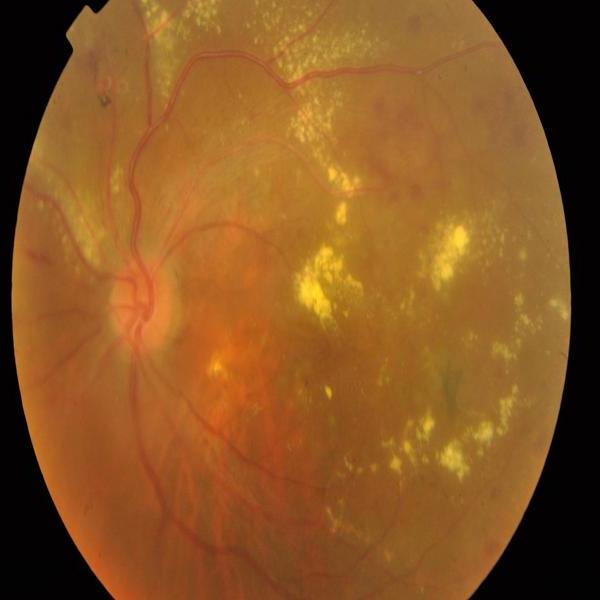
#> input picture backend/uploads/left-fundus-47f28f420c864714a95dd97629523a1c.png, 600 x 600 px
$ python -i fundus_prep.py   (imports and definitions only)
#> lines starting #> are read from the running program, lines starting #| are printed output that depends on the picture; after the words box and inside, x2 and y2 are one past the last pixel; in counts of white or black regions, pixels touching at a corner belong together
#> further down, picture is the input picture: shape (600, 600, 3); mean B, G, R 35.7, 86.2, 137.1
"""Shared fundus preprocessing for training and inference.

The default path deliberately preserves RGB colour.  Green-channel-only
preprocessing is useful for some lesion-segmentation experiments, but it throws
away colour information that a pretrained grading backbone expects.
"""

from __future__ import annotations

import argparse
import glob
import os
from concurrent.futures import ProcessPoolExecutor
from pathlib import Path
from typing import Iterable, Tuple

import cv2
import numpy as np
from tqdm import tqdm


BLACK_THRESHOLD = 10
CROP_MARGIN_RATIO = 0.03
MIN_FUNDUS_AREA_RATIO = 0.20


# [19 lines left out: function crop_image_from_gray, not called in this run]


def crop_fundus_rgb(image_rgb: np.ndarray) -> np.ndarray:
    """Crop the retinal field using the contour logic used by rgb_crop_512."""
    if image_rgb is None or image_rgb.size == 0:
        raise ValueError("Fundus image is empty")
    if image_rgb.ndim != 3 or image_rgb.shape[2] != 3:
        raise ValueError(f"Expected HxWx3 RGB image, received {image_rgb.shape}")

    height, width = image_rgb.shape[:2]
#> height = 600; width = 600
    gray = cv2.cvtColor(image_rgb, cv2.COLOR_RGB2GRAY)
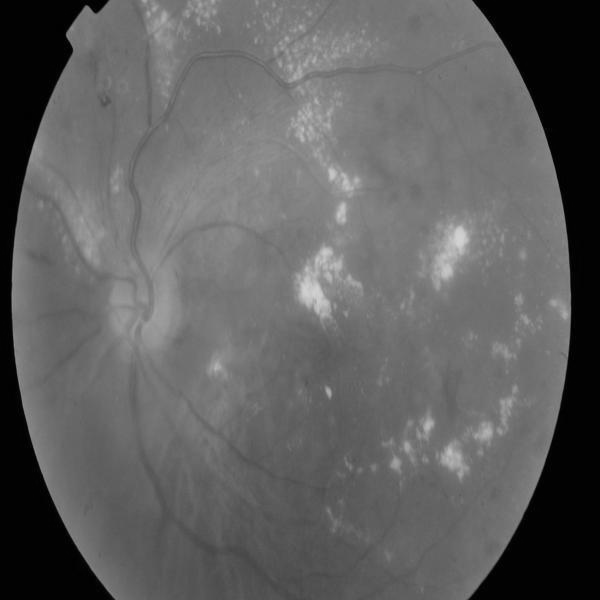
#> gray: shape (600, 600); min 0, max 211, mean 95.7
    _, mask = cv2.threshold(gray, BLACK_THRESHOLD, 255, cv2.THRESH_BINARY)
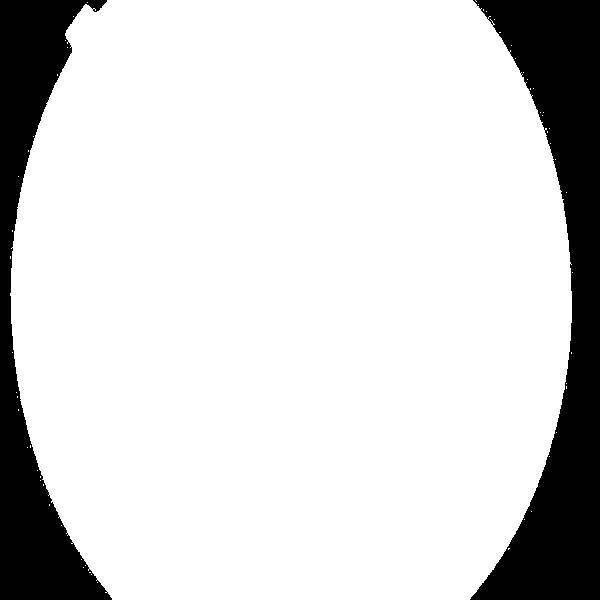
#> mask: shape (600, 600); 83.5% white; 2 black regions, box (x1, y1, x2, y2) and area: (470, 0, 600, 600) 35264, (0, 0, 112, 600) 24072
    kernel = np.ones((5, 5), np.uint8)
    mask = cv2.morphologyEx(mask, cv2.MORPH_CLOSE, kernel)
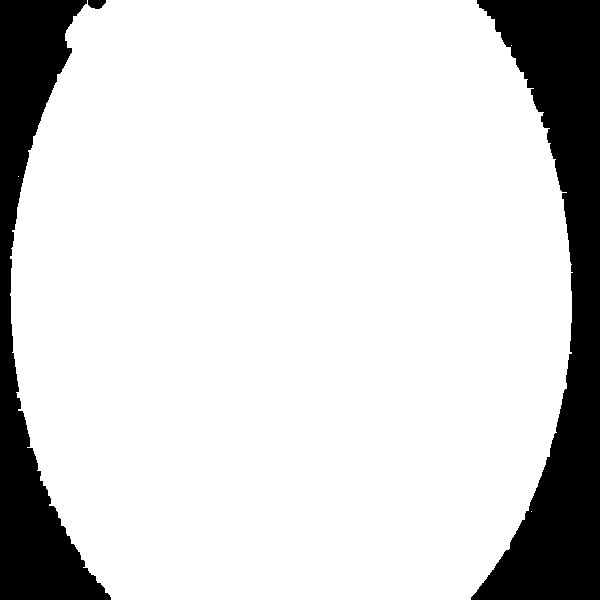
#> mask: shape (600, 600); 83.7% white; 3 black regions, box (x1, y1, x2, y2) and area: (471, 0, 600, 600) 35019, (0, 0, 111, 600) 23704, (88, 0, 106, 9) 129
    mask = cv2.morphologyEx(mask, cv2.MORPH_OPEN, kernel)
#> mask: shape (600, 600); 83.6% white; 2 black regions
    contours, _ = cv2.findContours(mask, cv2.RETR_EXTERNAL, cv2.CHAIN_APPROX_SIMPLE)
#> contours = 1 contour; box (x1, y1, x2, y2) and area: (11, 0, 572, 600) 300049
    if not contours:
        return image_rgb.copy()

    contour = max(contours, key=cv2.contourArea)
#> contour = contour of 534 points, box (x1, y1, x2, y2) (11, 0, 572, 600), area 300049
    if cv2.contourArea(contour) < MIN_FUNDUS_AREA_RATIO * height * width:
        return image_rgb.copy()

    x, y, crop_width, crop_height = cv2.boundingRect(contour)
#> x = 11; y = 0; crop_width = 561; crop_height = 600
    margin = int(round(max(crop_width, crop_height) * CROP_MARGIN_RATIO))
#> margin = 18
    return image_rgb[
        max(0, y - margin) : min(height, y + crop_height + margin),
        max(0, x - margin) : min(width, x + crop_width + margin),
    ].copy()
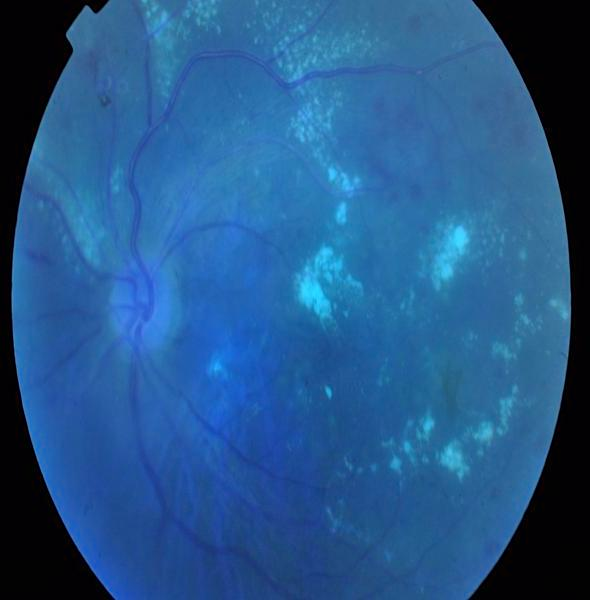
#> returned value: shape (600, 590, 3); mean of channels 0, 1, 2 139.4, 87.6, 36.2; drawn as B, G, R


def resize_with_padding_rgb(
    image_rgb: np.ndarray, target_size: int = 512
) -> np.ndarray:
    """Resize an RGB image without distortion and pad it to a square."""
#> called with target_size = 512
    height, width = image_rgb.shape[:2]
#> height = 600; width = 590
    if height == 0 or width == 0:
        raise ValueError("Fundus crop is empty")
    scale = min(target_size / width, target_size / height)
#> scale = 0.853
    new_width = max(1, int(round(width * scale)))
#> new_width = 503
    new_height = max(1, int(round(height * scale)))
#> new_height = 512
    resized = cv2.resize(
        image_rgb, (new_width, new_height), interpolation=cv2.INTER_AREA
    )
    canvas = np.zeros((target_size, target_size, 3), dtype=np.uint8)
    left = (target_size - new_width) // 2
#> left = 4
    top = (target_size - new_height) // 2
#> top = 0
    canvas[top : top + new_height, left : left + new_width] = resized
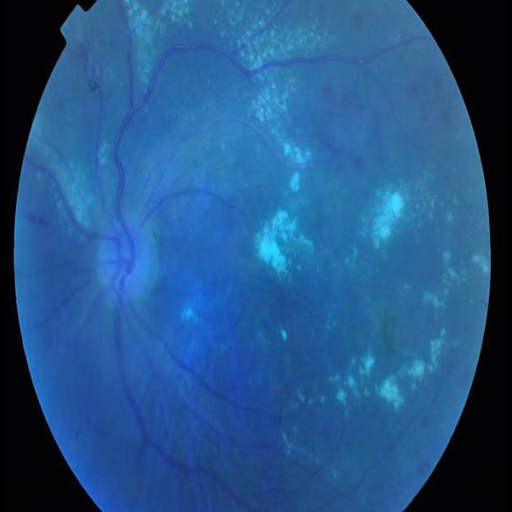
#> canvas: shape (512, 512, 3); mean of channels 0, 1, 2 137, 86.1, 35.6; drawn as B, G, R
    return canvas


def preprocess_rgb_crop_512_from_bgr(image_bgr: np.ndarray) -> np.ndarray:
    """Reproduce the teacher model's colour-preserving rgb_crop_512 input."""
    if image_bgr is None or image_bgr.size == 0:
        raise ValueError("Fundus image is empty")
    image_rgb = cv2.cvtColor(image_bgr, cv2.COLOR_BGR2RGB)
    return resize_with_padding_rgb(crop_fundus_rgb(image_rgb), 512)


# [90 lines left out: functions ben_graham_enhance, preprocess_fundus_array, preprocess_fundus_image, _process_single_file, _find_images, batch_process, not called in this run]


# [25 lines not run here, left out]

>>> import cv2
>>> picture = cv2.imread('../../backend/uploads/left-fundus-47f28f420c864714a95dd97629523a1c.png')
>>> result = preprocess_rgb_crop_512_from_bgr(picture)

$ run again, on backend/uploads/left-fundus-969f445327a9411bb69ceaef3df9c878.png
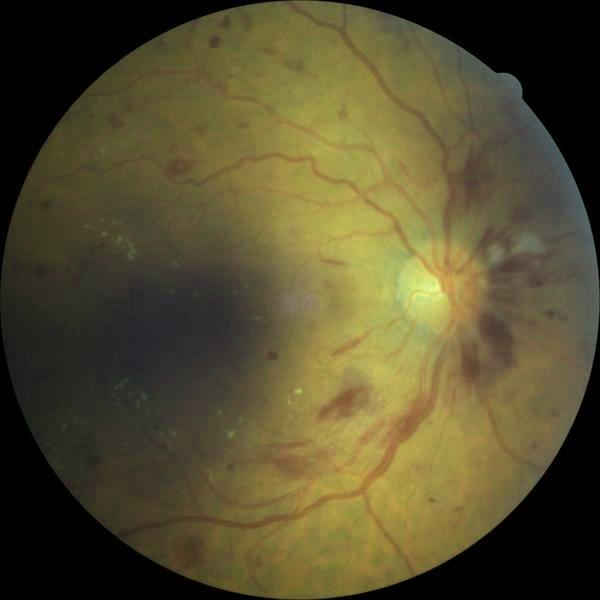
#> input picture backend/uploads/left-fundus-969f445327a9411bb69ceaef3df9c878.png, 600 x 600 px
#> picture is the input picture: shape (600, 600, 3); mean B, G, R 47.5, 79.1, 86.8
#> in crop_fundus_rgb, `mask = cv2.morphologyEx(mask, cv2.MORPH_CLOSE, kernel)`:
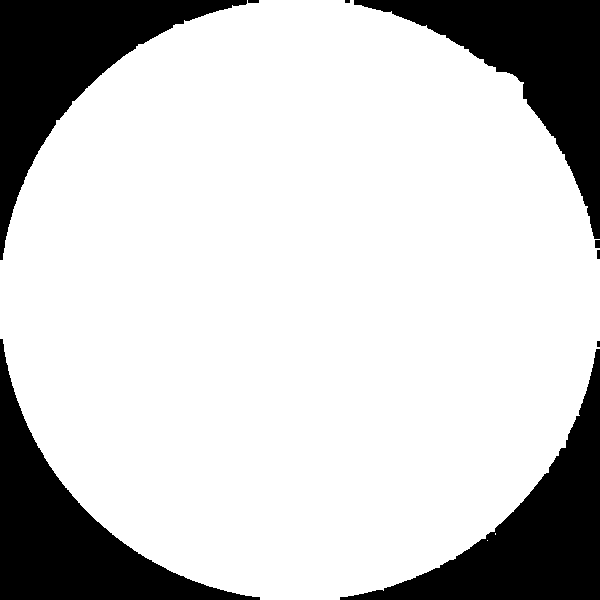
#> mask: shape (600, 600); 78.9% white; 9 black regions (2 under 20 px), largest, box (x1, y1, x2, y2) and area: (0, 339, 260, 600) 19184, (340, 349, 600, 600) 19004, (0, 0, 247, 260) 18979
#> contours = 1 contour; box (x1, y1, x2, y2) and area: (0, 0, 600, 600) 283144
#> contour = contour of 814 points, box (x1, y1, x2, y2) (0, 0, 600, 600), area 283144
#> x = 0; crop_width = 600
#> margin = 18
#> in resize_with_padding_rgb, `height, width = image_rgb.shape[:2]`: height = 600
#> scale = 0.853
#> new_width = 512
#> in resize_with_padding_rgb, `resized = cv2.resize( image_rgb, (new_width, new_height), interpolatio..`:
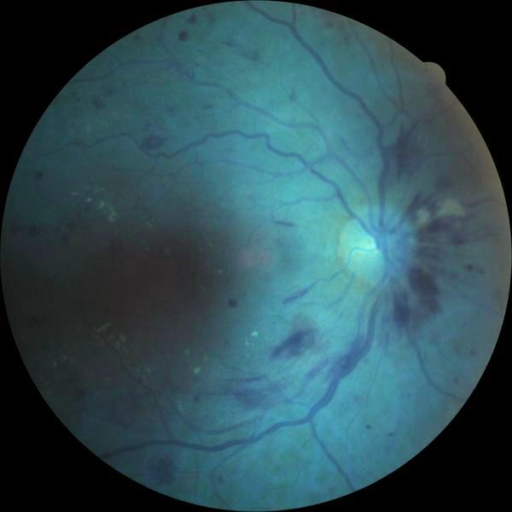
#> resized: shape (512, 512, 3); mean of channels 0, 1, 2 86.8, 79.1, 47.5; drawn as B, G, R
#> left = 0
